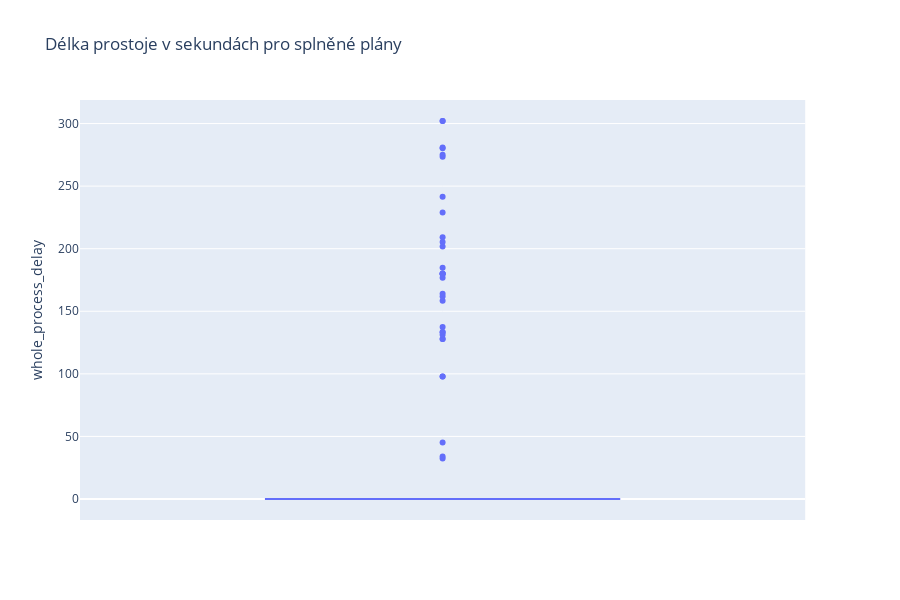

The notebook cell saved with this chart:
### Code cell
px.box(df[(df.missing_plan_cnt_planned_time == 0)], y='whole_process_delay', title='Délka prostoje v sekundách pro splněné plány')

### Figure 1 — Plotly figure (JSON) as saved in the notebook; plotly's stock layout.template omitted (floating-point values rounded to 4 significant figures; data arrays with more than 128 entries replaced by an {"elided": "..."} marker saying what was removed)
{"data": [{"alignmentgroup": "True", "hoverlabel": {"namelength": 0}, "hovertemplate": "whole_process_delay=%{y}", "legendgroup": "", "marker": {"color": "#636efa"}, "name": "", "notched": false, "offsetgroup": "", "orientation": "v", "showlegend": false, "type": "box", "x0": " ", "xaxis": "x", "y": {"elided": "142 float values"}, "y0": " ", "yaxis": "y"}], "layout": {"boxmode": "group", "height": 600, "legend": {"tracegroupgap": 0}, "title": {"text": "Délka prostoje v sekundách pro splněné plány"}, "xaxis": {"anchor": "y", "domain": [0, 0.98]}, "yaxis": {"anchor": "x", "domain": [0, 1], "title": {"text": "whole_process_delay"}}}}
